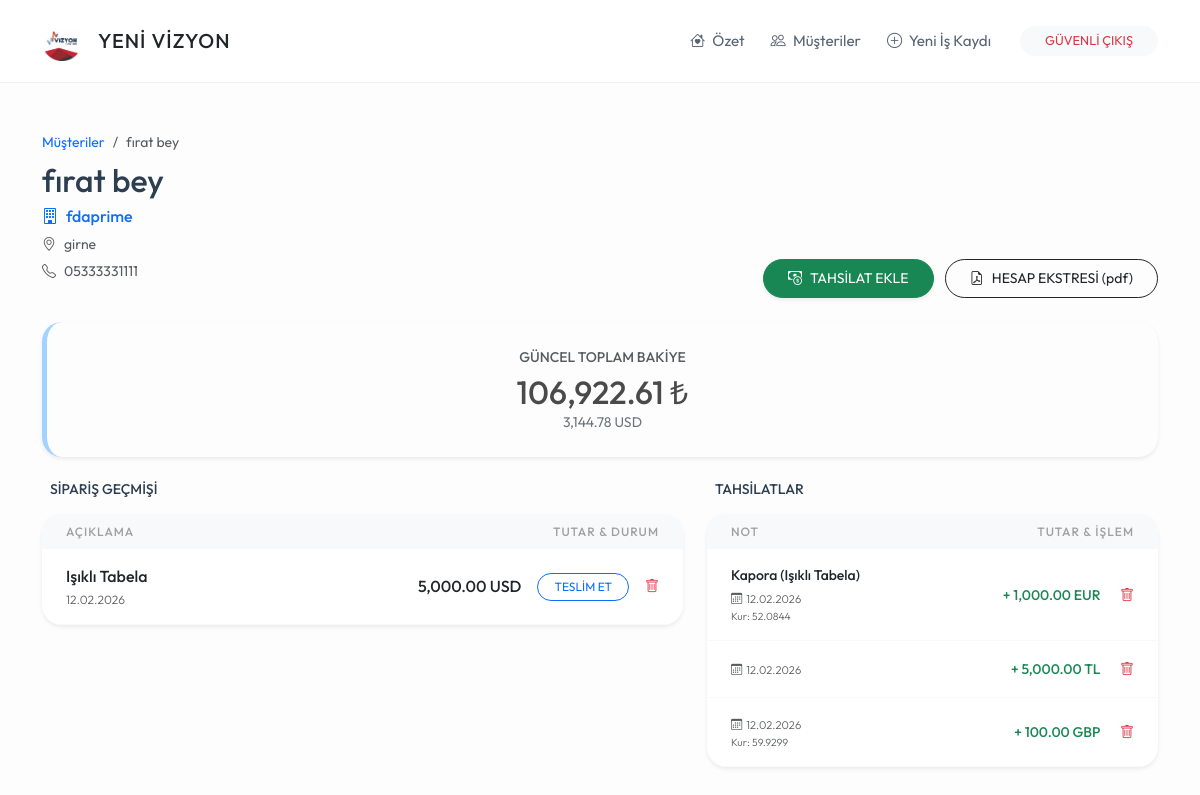
Page /musteri/4 (signed in) on the committed database.
### app.py (models this page shows)
class Musteri(db.Model):
    id = db.Column(db.Integer, primary_key=True)
    ad_soyad = db.Column(db.String(100), nullable=False)
    telefon = db.Column(db.String(20))
    isyeri_adi = db.Column(db.String(200))
    isyeri_adresi = db.Column(db.Text)
    durum = db.Column(db.String(20), default='Aktif')
    isler = db.relationship('IsKaydi', backref='sahibi', lazy=True)
    odemeler = db.relationship('Odeme', backref='musteri', lazy=True)

class IsKaydi(db.Model):
    id = db.Column(db.Integer, primary_key=True)
    is_tanimi = db.Column(db.String(200), nullable=False)
    toplam_bedel = db.Column(db.Float, nullable=False, default=0.0)
    para_birimi = db.Column(db.String(5), default='TL')
    teslim_tarihi = db.Column(db.String(20))
    durum = db.Column(db.String(20), default='Devam Ediyor')
    kayit_tarihi = db.Column(db.DateTime, default=datetime.now)
    musteri_id = db.Column(db.Integer, db.ForeignKey('musteri.id'), nullable=False)

class Odeme(db.Model):
    id = db.Column(db.Integer, primary_key=True)
    tutar = db.Column(db.Float, nullable=False)
    birim = db.Column(db.String(5), default='TL')
    aciklama = db.Column(db.String(200))
    kur_degeri = db.Column(db.Float, default=1.0)
    odeme_tarihi = db.Column(db.DateTime, default=datetime.now)
    musteri_id = db.Column(db.Integer, db.ForeignKey('musteri.id'), nullable=False)

### app.py (the view)
@app.route('/musteri/<int:id>')
def musteri_detay(id):
    if 'logged_in' not in session: return redirect(url_for('index'))
    musteri = Musteri.query.get_or_404(id)
    toplam_borc_tl = 0
    toplam_odenen_tl = 0
    for i in musteri.isler:
        toplam_borc_tl += (i.toplam_bedel * GUNCEL_KURLAR.get(i.para_birimi, 1.0))
    for o in musteri.odemeler:
        toplam_odenen_tl += (o.tutar * o.kur_degeri)
    net_tl = round(toplam_borc_tl - toplam_odenen_tl, 2)
    net_usd = round(net_tl / GUNCEL_KURLAR.get('USD', 1.0), 2)
    return render_template('musteri_detay.html',
                           musteri=musteri,
                           toplam_tl=net_tl,
                           toplam_usd=net_usd,
                           kurlar=GUNCEL_KURLAR)

### templates/musteri_detay.html (shortened to what this page needs)
{% extends "base.html" %}
{% block content %}
<div class="row g-4 mb-4">
    <div class="col-md-7">
        <nav aria-label="breadcrumb">
            <ol class="breadcrumb mb-2">
                <li class="breadcrumb-item small"><a href="/musteriler" class="text-decoration-none">Müşteriler</a></li>
                <li class="breadcrumb-item small active">{{ musteri.ad_soyad }}</li>
            </ol>
        </nav>
        <h2 class="mb-1 fw-bold">{{ musteri.ad_soyad }}</h2>
        {% if musteri.isyeri_adi %}
        <p class="text-primary fw-medium mb-1"><i class="bi bi-building me-2"></i>{{ musteri.isyeri_adi }}</p>
        {% endif %}
        {% if musteri.isyeri_adresi %}
        <p class="text-muted small mb-0"><i class="bi bi-geo-alt me-2"></i>{{ musteri.isyeri_adresi }}</p>
        {% endif %}
        <p class="text-muted small mt-1"><i class="bi bi-telephone me-2"></i>{{ musteri.telefon or '-' }}</p>
    </div>
    <div class="col-md-5 text-md-end align-self-end mt-3 mt-md-0">
        <button class="btn btn-success btn-sm rounded-pill px-4 py-2 me-2 shadow-sm" data-bs-toggle="modal" data-bs-target="#odemeEkleModal">
            <i class="bi bi-cash-coin me-2"></i>TAHSİLAT EKLE
        </button>
        <a href="/pdf_indir/{{ musteri.id }}" class="btn btn-outline-dark btn-sm rounded-pill px-4 py-2">
            <i class="bi bi-file-earmark-pdf me-2"></i>HESAP EKSTRESİ (pdf)
        </a>
    </div>
</div>
<div class="row g-4">
    <div class="col-12">
        <div class="card card-custom text-center border-0 shadow-sm" style="background: #fdfdfd; border-left: 5px solid #a2d2ff !important;">
            <div class="text-uppercase small fw-medium text-muted mb-1">GÜNCEL TOPLAM BAKİYE</div>
            <div class="h2 mb-0" style="color: #4a4a4a;">{{ "{:,.2f}".format(toplam_tl) }} ₺</div>
            <div class="small text-secondary">{{ "{:,.2f}".format(toplam_usd) }} USD</div>
        </div>
    </div>
    <div class="col-lg-7">
        <div class="d-flex justify-content-between align-items-center mb-3 px-2">
            <h5 class="mb-0 small fw-bold text-uppercase">Sipariş Geçmişi</h5>
        </div>
        <div class="card card-custom p-0 overflow-hidden border-0 shadow-sm">
            <table class="table table-hover align-middle mb-0">
                <thead>
                    <tr class="bg-light">
                        <th class="ps-4">Açıklama</th>
                        <th class="text-end pe-4">Tutar & Durum</th>
                    </tr>
                </thead>
                <tbody>
                    {% for is in musteri.isler %}
                    <tr>
                        <td class="ps-4">
                            <div class="fw-medium text-dark">{{ is.is_tanimi }}</div>
                            <div style="font-size: 0.75rem;" class="text-muted">{{ is.kayit_tarihi.strftime('%d.%m.%Y') }}</div>
                        </td>
                        <td class="text-end pe-4">
                            <div class="d-flex justify-content-end align-items-center gap-3">
                                <span class="fw-medium">{{ "{:,.2f}".format(is.toplam_bedel) }} {{ is.para_birimi }}</span>
                                {% if is.durum == 'Devam Ediyor' %}
                                    <a href="/is_teslim_et/{{ is.id }}" class="btn btn-sm btn-outline-primary rounded-pill px-3 py-1" style="font-size: 0.75rem;">
                                        TESLİM ET
                                    </a>
                                {% else %}
                                    <span class="badge bg-success rounded-pill px-2 py-1 fw-normal" style="font-size: 0.7rem;">
                                        <i class="bi bi-check-lg me-1"></i>TESLİM EDİLDİ
                                    </span>
                                    <a href="/is_durum_geri_al/{{ is.id }}" class="text-muted small" title="Geri Al (Devam Ediyor yap)"><i class="bi bi-arrow-counterclockwise"></i></a>
                                {% endif %}
                                <a href="/is_sil/{{ is.id }}" onclick="return confirm('Bu iş kaydını silmek istediğinize emin misiniz? Bakiyeden düşülecektir.');" class="text-danger small"><i class="bi bi-trash"></i></a>
                            </div>
                        </td>
                    </tr>
                    {% endfor %}
                </tbody>
            </table>
        </div>
    </div>
    <div class="col-lg-5">
        <div class="d-flex justify-content-between align-items-center mb-3 px-2">
            <h5 class="mb-0 small fw-bold text-uppercase">Tahsilatlar</h5>
        </div>
        <div class="card card-custom p-0 overflow-hidden border-0 shadow-sm">
            <table class="table table-hover align-middle mb-0">
                <thead>
                    <tr class="bg-light">
                        <th class="ps-4">Not</th>
                        <th class="text-end pe-4">Tutar & İşlem</th>
                    </tr>
                </thead>
                <tbody>
                    {% for o in musteri.odemeler %}
                    <tr>
                        <td class="ps-4">
                            <div class="fw-medium text-dark small">{{ o.aciklama }}</div>
                            <div style="font-size: 0.7rem;" class="text-muted mt-1">
                                <i class="bi bi-calendar3 me-1"></i>{{ o.odeme_tarihi.strftime('%d.%m.%Y') }}
                            </div>
                            {% if o.birim != 'TL' %}<div style="font-size: 0.65rem;" class="text-muted">Kur: {{ o.kur_degeri }}</div>{% endif %}
                        </td>
                        <td class="text-end pe-4">
                            <span class="text-success small fw-medium me-3">+ {{ "{:,.2f}".format(o.tutar) }} {{ o.birim }}</span>
                            <a href="/odeme_sil/{{ o.id }}" onclick="return confirm('Bu tahsilat kaydını silmek istediğinize emin misiniz? Bakiye artacaktır.');" class="text-danger small"><i class="bi bi-trash"></i></a>
                        </td>
                    </tr>
                    {% endfor %}
                </tbody>
            </table>
        </div>
    </div>
</div>
{% endblock %}

### templates/base.html (style rules this page uses)
:root { --yvr-bg: #fdfdfd; --yvr-card-bg: #ffffff; --yvr-primary: #a2d2ff; --yvr-secondary: #bde0fe; --yvr-accent: #ffafcc; --yvr-text: #576574; --yvr-text-dark: #2c3e50; }
body { background-color: var(--yvr-bg); font-family: 'Outfit', sans-serif; color: var(--yvr-text); font-weight: 400; line-height: 1.6; }
h1, h2, h3, h4, h5, .fw-bold { font-weight: 500 !important; color: var(--yvr-text-dark); }
.card-custom { background: var(--yvr-card-bg); border-radius: 20px; border: none; box-shadow: 0 10px 30px rgba(0,0,0,0.02); padding: 1.5rem; }
.table { --bs-table-bg: transparent; }
.table thead th { font-weight: 500; text-transform: uppercase; font-size: 0.75rem; letter-spacing: 1px; color: #a0a0a0; border: none; }
.table td { border-bottom: 1px solid #f8f9fa; padding: 15px 10px; font-weight: 300; }

### rows in the picture
Musteri: ad_soyad "fırat bey", isyeri_adi "fdaprime", isyeri_adresi "girne", telefon "05333331111"
IsKaydi: is_tanimi "Işıklı Tabela", kayit_tarihi "12.02.2026", toplam_bedel "5,000.00", para_birimi "USD"
Odeme: aciklama "Kapora (Işıklı Tabela)", odeme_tarihi "12.02.2026", kur_degeri "52.0844", tutar "1,000.00", birim "EUR"
Odeme: odeme_tarihi "12.02.2026", tutar "5,000.00", birim "TL"
Odeme: odeme_tarihi "12.02.2026", kur_degeri "59.9299", tutar "100.00", birim "GBP"

### other values in the picture
{{ "{:,.2f}".format(toplam_tl) }} "106,922.61"
{{ "{:,.2f}".format(toplam_usd) }} "3,144.78"
